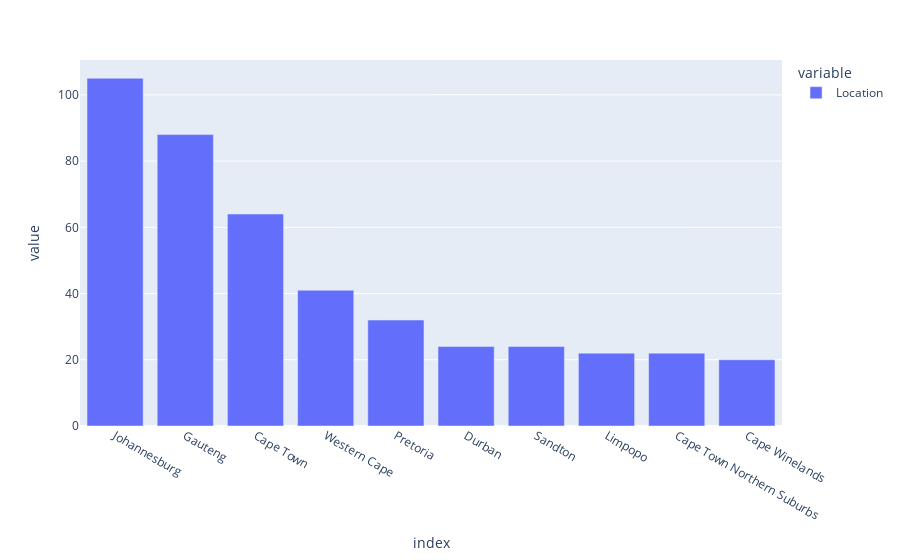

The code cell stored with this chart in its notebook:
### Code cell
fig2.show()

### Figure 1 — Plotly figure (JSON) as saved in the notebook; plotly's stock layout.template omitted (floating-point values rounded to 4 significant figures)
{"data": [{"alignmentgroup": "True", "hovertemplate": "variable=Location<br>index=%{x}<br>value=%{y}<extra></extra>", "legendgroup": "Location", "marker": {"color": "#636efa", "pattern": {"shape": ""}}, "name": "Location", "offsetgroup": "Location", "orientation": "v", "showlegend": true, "textposition": "auto", "type": "bar", "x": ["Johannesburg", "Gauteng", "Cape Town", "Western Cape", "Pretoria", "Durban", "Sandton", "Limpopo", "Cape Town Northern Suburbs", "Cape Winelands"], "xaxis": "x", "y": [105, 88, 64, 41, 32, 24, 24, 22, 22, 20], "yaxis": "y"}], "layout": {"barmode": "relative", "legend": {"title": {"text": "variable"}, "tracegroupgap": 0}, "margin": {"t": 60}, "xaxis": {"anchor": "y", "domain": [0, 1], "title": {"text": "index"}}, "yaxis": {"anchor": "x", "domain": [0, 1], "title": {"text": "value"}}}}
